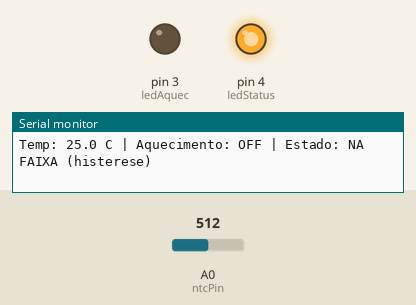
Simulated run of this sketch. Board: Arduino Uno, built with avr-gcc and run on an emulated ATmega328P. On the bench: output pins drawn as LEDs (lit = HIGH), the last lines printed to the serial monitor. Inputs (shaded band) come from the test bench; at power-on: A0 (ntcPin) = 512.

Above: at 1.2 s.
1.3 s: A0 (ntcPin) set to 492
2.8 s: A0 (ntcPin) set to 465
At 3.6 s:
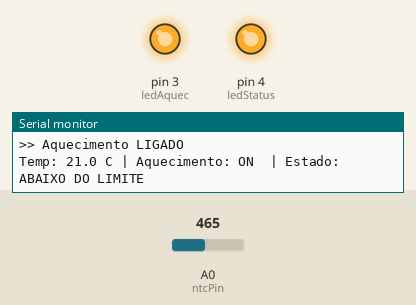
Timing chart, 0 to 5.8 s (numbered marks = the images above; inputs shaded):
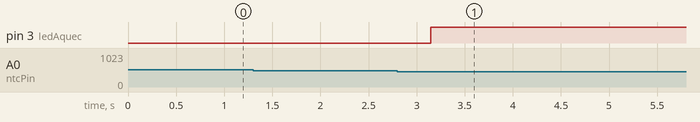

Measured:
- the behaviour switches between 478 and 477 on A0 (ntcPin) (found by bisection; images 0 and 1)
- after the input at 2.8 s, pin 3 (ledAquec): LOW → HIGH after 0.35 s

The sketch:

exercicio24.ino
```cpp
// =============================================
//   Controle Térmico com Histerese - NTC
// =============================================

const int ntcPin      = A0;  // Sensor NTC
const int ledAquec    = 3;   // LED - Elemento de aquecimento
const int ledStatus   = 4;   // LED - Sistema ativo (opcional)

// --- Limites de temperatura (°C) ---
const float TEMP_LIGA   = 22.0;  // Aciona aquecimento abaixo deste valor
const float TEMP_DESLIGA = 26.0; // Desliga aquecimento acima deste valor
// Histerese = TEMP_DESLIGA - TEMP_LIGA = 4°C

// --- Parâmetros do NTC (Steinhart-Hart) ---
const float BETA        = 3950.0; // Coeficiente B do NTC (ver datasheet)
const float R_NOMINAL   = 10000.0; // Resistência nominal a 25°C (10kΩ)
const float T_NOMINAL   = 25.0;    // Temperatura nominal (°C)
const float R_SERIE     = 10000.0; // Resistor em série com o NTC (10kΩ)
const int   ADC_MAX     = 1023;

bool aquecendo = false;

// --- Converte leitura ADC para temperatura em °C ---
float lerTemperatura() {
  int    leitura = analogRead(ntcPin);

  // Evita divisão por zero
  if (leitura <= 0 || leitura >= ADC_MAX) return -999.0;

  // Calcula resistência do NTC
  float rNTC = R_SERIE * ((float)ADC_MAX / leitura - 1.0);

  // Equação de Steinhart-Hart simplificada (Beta)
  float tempK = 1.0 / (
    (1.0 / (T_NOMINAL + 273.15)) +
    (1.0 / BETA) * log(rNTC / R_NOMINAL)
  );

  return tempK - 273.15; // Kelvin → Celsius
}

void setup() {
  pinMode(ledAquec,  OUTPUT);
  pinMode(ledStatus, OUTPUT);
  digitalWrite(ledStatus, HIGH); // Sistema ativo
  Serial.begin(9600);

  Serial.println("=== Controle Termico com Histerese ===");
  Serial.print("Faixa de controle: ");
  Serial.print(TEMP_LIGA);
  Serial.print(" C (liga) / ");
  Serial.print(TEMP_DESLIGA);
  Serial.println(" C (desliga)");
  Serial.println("--------------------------------------");
}

void loop() {
  float temp = lerTemperatura();

  // Leitura inválida (sensor desconectado)
  if (temp == -999.0) {
    Serial.println("ERRO: Sensor NTC nao detectado!");
    digitalWrite(ledAquec, LOW);
    delay(1000);
    return;
  }

  // --- Lógica de histerese ---
  if (!aquecendo && temp < TEMP_LIGA) {
    aquecendo = true;
    digitalWrite(ledAquec, HIGH);
    Serial.println(">> Aquecimento LIGADO");
  } else if (aquecendo && temp > TEMP_DESLIGA) {
    aquecendo = false;
    digitalWrite(ledAquec, LOW);
    Serial.println(">> Aquecimento DESLIGADO");
  }

  // --- Serial Monitor formatado ---
  Serial.print("Temp: ");
  Serial.print(temp, 1);
  Serial.print(" C | Aquecimento: ");
  Serial.print(aquecendo ? "ON " : "OFF");
  Serial.print(" | Estado: ");

  if (temp < TEMP_LIGA)
    Serial.println("ABAIXO DO LIMITE");
  else if (temp > TEMP_DESLIGA)
    Serial.println("ACIMA DO LIMITE");
  else
    Serial.println("NA FAIXA (histerese)");

  delay(500);
}
```
